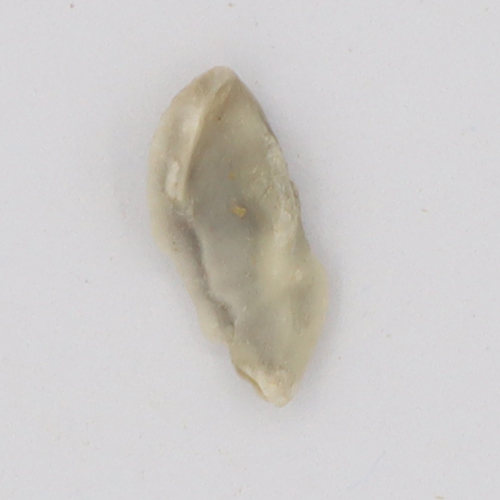
#> input picture archive/Broken/Broken_02.jpg, 500 x 500 px; its folder holds only this picture in this run
$ jupyter execute 02_features.ipynb   (older library calls are emulated)
#> lines starting #> are read from the running program, lines starting #| are printed output that depends on the picture; after the words box and inside, x2 and y2 are one past the last pixel; in counts of white or black regions, pixels touching at a corner belong together
# 02 - Extração e Análise de Features

## Objetivo
Extrair features manuais de cada grão de café segmentado, organizando-as em uma tabela X (features) e um vetor y (rótulos).

### Famílias de features extraídas:
1. **Forma**: area, perímetro, circularidade, solidez, extensão, excentricidade
2. **Momentos de Hu**: 7 momentos invariantes (escala logarítmica)
3. **Cor**: médias e desvios padrão RGB e HSV
4. **Textura**: 4 propriedades GLCM (contrast, homogeneity, energy, correlation)

[cell 1]
import os
import cv2
import numpy as np
import pandas as pd
import matplotlib.pyplot as plt
import seaborn as sns
from pathlib import Path
from skimage.feature import graycomatrix, graycoprops

# Caminhos — detecta a raiz do projeto automaticamente
_cwd = Path('.').resolve()
if (_cwd / 'archive').is_dir():
    PROJECT_ROOT = _cwd
elif (_cwd.parent / 'archive').is_dir():
    PROJECT_ROOT = _cwd.parent
else:
    raise FileNotFoundError("Não foi possível encontrar a pasta 'archive'. Execute o notebook a partir da raiz do projeto ou da pasta 'notebooks'.")

DATASET_DIR = PROJECT_ROOT / 'archive'
OUTPUT_DIR = PROJECT_ROOT / 'outputs'
OUTPUT_DIR.mkdir(parents=True, exist_ok=True)

def imread_safe(path):
    """Lê imagem suportando caminhos com caracteres especiais (ex: acentos no Windows)."""
    data = np.fromfile(str(path), dtype=np.uint8)
    return cv2.imdecode(data, cv2.IMREAD_COLOR)
#> returned value is the input picture: shape (500, 500, 3); mean B, G, R 201.2, 203.2, 206.1

# Classes
classes = sorted([d for d in os.listdir(DATASET_DIR) if (DATASET_DIR / d).is_dir()])
print(f'{len(classes)} classes: {classes}')

[cell 2]
# Função de segmentação (mesma do notebook 01)
def segmentar_grao(img_bgr):
    """Segmenta o grão de café usando Otsu + maior contorno."""
    gray = cv2.cvtColor(img_bgr, cv2.COLOR_BGR2GRAY)
    blurred = cv2.GaussianBlur(gray, (5, 5), 0)
    _, mask = cv2.threshold(blurred, 0, 255, cv2.THRESH_BINARY_INV + cv2.THRESH_OTSU)
#> mask: shape (500, 500); 15% white; 2 white regions (1 under 20 px), largest, box (x1, y1, x2, y2) and area: (151, 67, 332, 401) 37619
    kernel = cv2.getStructuringElement(cv2.MORPH_ELLIPSE, (5, 5))
    mask = cv2.morphologyEx(mask, cv2.MORPH_CLOSE, kernel, iterations=2)
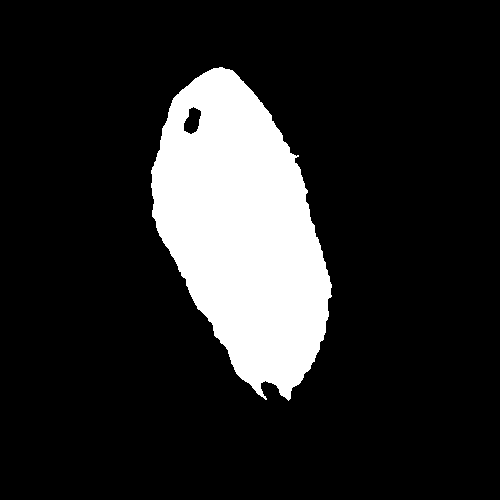
#> mask: shape (500, 500); 15.3% white; 1 white region, box (x1, y1, x2, y2) and area: (151, 67, 332, 401) 38176
    mask = cv2.morphologyEx(mask, cv2.MORPH_OPEN, kernel, iterations=1)
#> mask: shape (500, 500); 15.3% white; 1 white region
    contours, _ = cv2.findContours(mask, cv2.RETR_EXTERNAL, cv2.CHAIN_APPROX_SIMPLE)
#> contours = 1 contour; box (x1, y1, x2, y2) and area: (151, 67, 332, 400) 38074
    if contours:
        largest = max(contours, key=cv2.contourArea)
#> largest = contour of 384 points, box (x1, y1, x2, y2) (151, 67, 332, 400), area 38074
        mask_clean = np.zeros_like(mask)
        cv2.drawContours(mask_clean, [largest], -1, 255, -1)
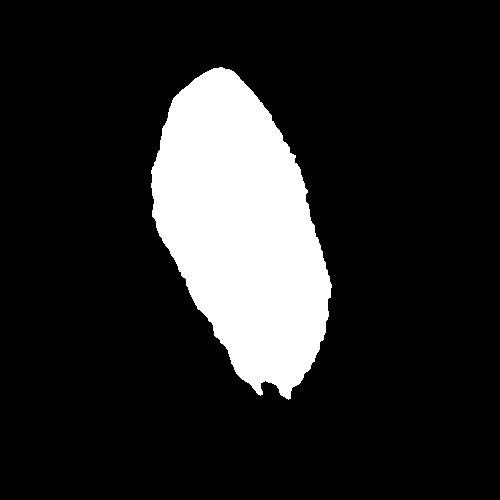
#> mask_clean: shape (500, 500); 15.4% white; 1 white region
        return mask_clean
    return mask

## Definição das funções de extração de features

[cell 3]
def extrair_features_forma(mask):
    """Extrai features de forma a partir da máscara binária."""
    contours, _ = cv2.findContours(mask, cv2.RETR_EXTERNAL, cv2.CHAIN_APPROX_SIMPLE)
    if not contours:
        return [0] * 6

    cnt = max(contours, key=cv2.contourArea)
#> cnt has the same summary as largest in segmentar_grao
    area = cv2.contourArea(cnt)
#> area = 38073.5
    perimeter = cv2.arcLength(cnt, True)
#> perimeter = 888.6

    # Circularidade: 4*pi*area / perimeter^2
    circularity = (4 * np.pi * area) / (perimeter ** 2) if perimeter > 0 else 0
#> circularity = 0.606

    # Solidez: area / area do convex hull
    hull = cv2.convexHull(cnt)
#> hull = contour of 41 points, box (x1, y1, x2, y2) (151, 67, 332, 400), area 39387
    hull_area = cv2.contourArea(hull)
#> hull_area = 39387
    solidity = area / hull_area if hull_area > 0 else 0
#> solidity = 0.967

    # Extensão: area / area do bounding rect
    x, y, w, h = cv2.boundingRect(cnt)
#> x = 151; y = 67; w = 181; h = 333
    rect_area = w * h
#> rect_area = 60273
    extent = area / rect_area if rect_area > 0 else 0
#> extent = 0.632

    # Excentricidade: via elipse ajustada
    if len(cnt) >= 5:
        ellipse = cv2.fitEllipse(cnt)
#> ellipse = ((241.3, 229.1), (148.9, 329.9), 163.2)
        (_, (MA, ma), _) = ellipse
#> MA = 148.9; ma = 329.9
        # MA = eixo maior, ma = eixo menor
        a = max(MA, ma) / 2
#> a = 165
        b = min(MA, ma) / 2
#> b = 74.47
        eccentricity = np.sqrt(1 - (b**2 / a**2)) if a > 0 else 0
#> eccentricity = 0.892
    else:
        eccentricity = 0

    return [area, perimeter, circularity, solidity, extent, eccentricity]

[cell 4]
def extrair_momentos_hu(mask):
    """Extrai os 7 momentos de Hu em escala logarítmica."""
    moments = cv2.moments(mask)
    hu_moments = cv2.HuMoments(moments).flatten()
    # Escala logarítmica (com sinal preservado)
    hu_log = -np.sign(hu_moments) * np.log10(np.abs(hu_moments) + 1e-10)
    return hu_log.tolist()

[cell 5]
def extrair_features_cor(img_bgr, mask):
    """Extrai features de cor (RGB e HSV) da região do grão."""
    # Converter para HSV
    img_hsv = cv2.cvtColor(img_bgr, cv2.COLOR_BGR2HSV)

    # Máscara booleana
    mask_bool = mask > 0

    features = []

    # Médias e desvios RGB
    for c in range(3):  # B, G, R
        channel = img_bgr[:, :, c]
        pixels = channel[mask_bool]
        if len(pixels) > 0:
            features.append(np.mean(pixels))
            features.append(np.std(pixels))
        else:
            features.extend([0, 0])

    # Médias e desvios HSV
    for c in range(3):  # H, S, V
        channel = img_hsv[:, :, c]
        pixels = channel[mask_bool]
        if len(pixels) > 0:
            features.append(np.mean(pixels))
            features.append(np.std(pixels))
        else:
            features.extend([0, 0])

    return features  # 12 features: mean_B, std_B, mean_G, std_G, mean_R, std_R, mean_H, std_H, mean_S, std_S, mean_V, std_V

[cell 6]
def extrair_features_textura(img_bgr, mask):
    """Extrai features de textura via GLCM (Gray-Level Co-occurrence Matrix)."""
    gray = cv2.cvtColor(img_bgr, cv2.COLOR_BGR2GRAY)

    # Aplicar máscara - pixels fora do grão ficam 0
    gray_masked = cv2.bitwise_and(gray, gray, mask=mask)

    # Recortar região de interesse (bounding box do grão)
    contours, _ = cv2.findContours(mask, cv2.RETR_EXTERNAL, cv2.CHAIN_APPROX_SIMPLE)
    if not contours:
        return [0] * 4

    cnt = max(contours, key=cv2.contourArea)
    x, y, w, h = cv2.boundingRect(cnt)
    roi = gray_masked[y:y+h, x:x+w]

    if roi.size == 0 or roi.shape[0] < 2 or roi.shape[1] < 2:
        return [0] * 4

    # Calcular GLCM
    # Quantizar para 64 níveis para reduzir ruído
    roi_quantized = (roi // 4).astype(np.uint8)

    glcm = graycomatrix(roi_quantized, distances=[1], angles=[0, np.pi/4, np.pi/2, 3*np.pi/4],
                        levels=64, symmetric=True, normed=True)

    # Extrair propriedades (média das 4 direções)
    contrast = graycoprops(glcm, 'contrast').mean()
    homogeneity = graycoprops(glcm, 'homogeneity').mean()
    energy = graycoprops(glcm, 'energy').mean()
    correlation = graycoprops(glcm, 'correlation').mean()

    return [contrast, homogeneity, energy, correlation]

## Extração de features para todo o dataset

Processamos todas as imagens, extraindo o vetor completo de features para cada grão.

[cell 7]
# Nomes das features
feature_names_forma = ['area', 'perimeter', 'circularity', 'solidity', 'extent', 'eccentricity']
feature_names_hu = [f'hu_{i}' for i in range(1, 8)]
feature_names_cor = ['mean_B', 'std_B', 'mean_G', 'std_G', 'mean_R', 'std_R',
                     'mean_H', 'std_H', 'mean_S', 'std_S', 'mean_V', 'std_V']
feature_names_textura = ['glcm_contrast', 'glcm_homogeneity', 'glcm_energy', 'glcm_correlation']

all_feature_names = feature_names_forma + feature_names_hu + feature_names_cor + feature_names_textura
print(f'Total de features: {len(all_feature_names)}')
print(f'  Forma: {len(feature_names_forma)}')
print(f'  Hu: {len(feature_names_hu)}')
print(f'  Cor: {len(feature_names_cor)}')
print(f'  Textura: {len(feature_names_textura)}')

[cell 8]
# Extrair features de todas as imagens
all_features = []
all_labels = []
all_filenames = []
erros = []

for cls in classes:
    img_paths = list((DATASET_DIR / cls).glob('*.jpg'))
    for img_path in img_paths:
        img = imread_safe(img_path)
        if img is None:
            erros.append(str(img_path))
            continue

        # Segmentar
        mask = segmentar_grao(img)

        # Verificar se segmentação foi válida
        if np.sum(mask > 0) < 100:  # muito poucos pixels
            erros.append(str(img_path))
            continue

        # Extrair features
        f_forma = extrair_features_forma(mask)
#> f_forma = [38073.5, 888.6, 0.606, 0.967, 0.632, 0.892]
        f_hu = extrair_momentos_hu(mask)
#> in extrair_momentos_hu, `moments = cv2.moments(mask)`: moments = moments, m00 9805770, centre m10/m00, m01/m00 = (241.6, 229.3)
#> in extrair_momentos_hu, `hu_moments = cv2.HuMoments(moments).flatten()`: hu_moments = [0.000834, 2.99e-07, 3.63e-12, 5.74e-13, 7.59e-25, 2.32e-16, 3.31e-25]
#> in extrair_momentos_hu, `hu_log = -np.sign(hu_moments) * np.log10(np.abs(hu_moments) + 1e-10)`: hu_log = [3.08, 6.52, 9.98, 10, 10, 10, 10]
#> f_hu = [3.08, 6.52, 9.98, 10, 10, 10, 10]
        f_cor = extrair_features_cor(img, mask)
#> after the loop in extrair_features_cor, `for c in range(3):`: features = [137.1, 18.3, 158.7, 17.04, 168.2, 16.69]
#> the loop in extrair_features_cor, `for c in range(3):` made 3 passes
#> pass 1, in extrair_features_cor, `channel = img_hsv[:, :, c]`:
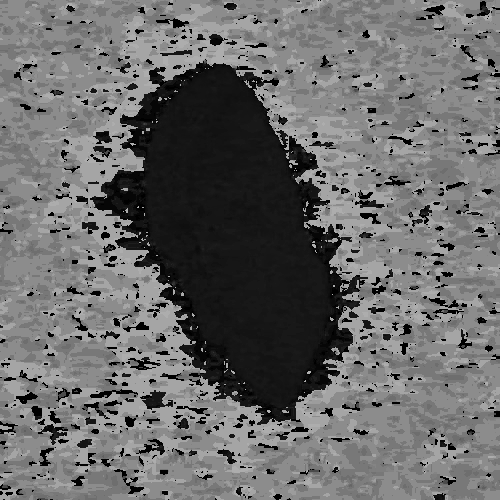
#> channel: shape (500, 500); min 0, max 177, mean 106.3
#> after the loop in extrair_features_cor, `for c in range(3):`: features = [137.1, 18.3, 158.7, 17.04, 168.2, 16.69, 21.94, 13.12, 47.65, 12.67, 168.2, 16.69]
#> f_cor has the same summary as features in extrair_features_cor
        f_textura = extrair_features_textura(img, mask)
#> in extrair_features_textura, `gray_masked = cv2.bitwise_and(gray, gray, mask=mask)`:
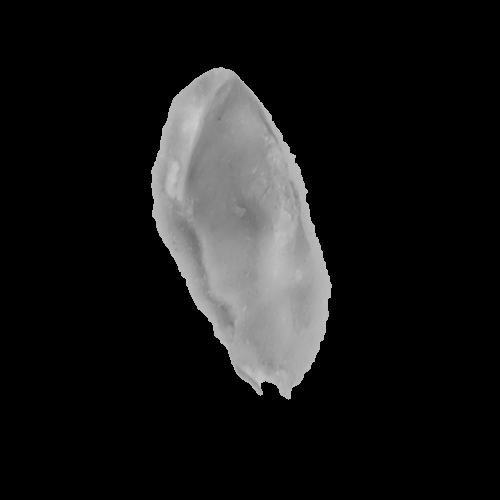
#> gray_masked: shape (500, 500); min 0, max 205, mean 24.5
#> in extrair_features_textura, `cnt = max(contours, key=cv2.contourArea)`: cnt has the same summary as largest in segmentar_grao
#> in extrair_features_textura, `x, y, w, h = cv2.boundingRect(cnt)`: x = 151; y = 67; w = 181; h = 333
#> in extrair_features_textura, `roi = gray_masked[y:y+h, x:x+w]`:
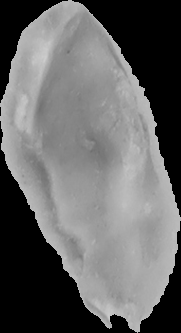
#> roi: shape (333, 181); min 0, max 205, mean 101.5
#> in extrair_features_textura, `roi_quantized = (roi // 4).astype(np.uint8)`:
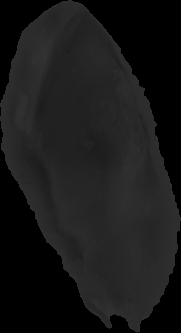
#> roi_quantized: shape (333, 181); min 0, max 51, mean 25.1
#> in extrair_features_textura, `contrast = graycoprops(glcm, 'contrast').mean()`: contrast = 22.7
#> in extrair_features_textura, `homogeneity = graycoprops(glcm, 'homogeneity').mean()`: homogeneity = 0.834
#> in extrair_features_textura, `energy = graycoprops(glcm, 'energy').mean()`: energy = 0.367
#> in extrair_features_textura, `correlation = graycoprops(glcm, 'correlation').mean()`: correlation = 0.969
#> f_textura = [22.7, 0.834, 0.367, 0.969]

        # Vetor completo
        feature_vector = f_forma + f_hu + f_cor + f_textura
#> feature_vector = 29 values, max 38073.5 at index 0, min 0.367 at index 27, mean 1374

        all_features.append(feature_vector)
        all_labels.append(cls)
        all_filenames.append(img_path.name)

print(f'Features extraídas: {len(all_features)} imagens')
#| Features extraídas: 2 imagens
print(f'Erros/falhas: {len(erros)} imagens')
if erros:
    print(f'  Exemplos: {erros[:5]}')

[cell 9]
# Criar DataFrames
X = pd.DataFrame(all_features, columns=all_feature_names)
#> X = table of 2 rows and 29 columns
y = pd.Series(all_labels, name='class')

print(f'Shape de X: {X.shape}')
#| Shape de X: (2, 29)
print(f'Shape de y: {y.shape}')
print(f'\nDistribuição das classes:')
print(y.value_counts().sort_index())

# Verificar NaN ou infinitos
print(f'\nNaN em X: {X.isna().sum().sum()}')
#| NaN em X: 0
print(f'Inf em X: {np.isinf(X.values).sum()}')
#| Inf em X: 0

# Substituir possíveis NaN/inf
X = X.replace([np.inf, -np.inf], 0)
X = X.fillna(0)

[cell 10]
# Salvar X.csv e y.csv
X.to_csv(str(OUTPUT_DIR / 'X.csv'), index=False)
y.to_csv(str(OUTPUT_DIR / 'y.csv'), index=False)

print(f'Arquivos salvos:')
print(f'  {OUTPUT_DIR / "X.csv"}')
print(f'  {OUTPUT_DIR / "y.csv"}')
print(f'\nPrimeiras linhas de X:')
X.head()
#> Out = table of 2 rows and 29 columns

## Análise exploratória das features

### Estatísticas descritivas

[cell 11]
# Estatísticas descritivas
X.describe().T
#> Out = table of 29 rows and 8 columns

### Boxplots por classe - Features de Forma

[cell 12]
# Boxplots - Features de Forma
df_plot = X[feature_names_forma].copy()
#> df_plot = table of 2 rows and 6 columns
df_plot['class'] = y.values

fig, axes = plt.subplots(2, 3, figsize=(18, 10))
axes = axes.ravel()

for i, feat in enumerate(feature_names_forma):
    sns.boxplot(data=df_plot, x='class', y=feat, ax=axes[i])
    axes[i].set_title(f'Distribuição: {feat}')
    axes[i].set_xticklabels(axes[i].get_xticklabels(), rotation=45, ha='right', fontsize=7)

plt.suptitle('Features de Forma por Classe', fontsize=14)
plt.tight_layout()
plt.savefig(str(OUTPUT_DIR / 'boxplot_forma.png'), dpi=150, bbox_inches='tight')
plt.show()

### Boxplots por classe - Features de Cor

[cell 13]
# Boxplots - Features de Cor (médias apenas, para clareza)
cor_medias = ['mean_B', 'mean_G', 'mean_R', 'mean_H', 'mean_S', 'mean_V']
df_plot_cor = X[cor_medias].copy()
#> df_plot_cor = table of 2 rows and 6 columns
df_plot_cor['class'] = y.values

fig, axes = plt.subplots(2, 3, figsize=(18, 10))
axes = axes.ravel()

for i, feat in enumerate(cor_medias):
    sns.boxplot(data=df_plot_cor, x='class', y=feat, ax=axes[i])
    axes[i].set_title(f'Distribuição: {feat}')
    axes[i].set_xticklabels(axes[i].get_xticklabels(), rotation=45, ha='right', fontsize=7)

plt.suptitle('Features de Cor (Médias) por Classe', fontsize=14)
plt.tight_layout()
plt.savefig(str(OUTPUT_DIR / 'boxplot_cor.png'), dpi=150, bbox_inches='tight')
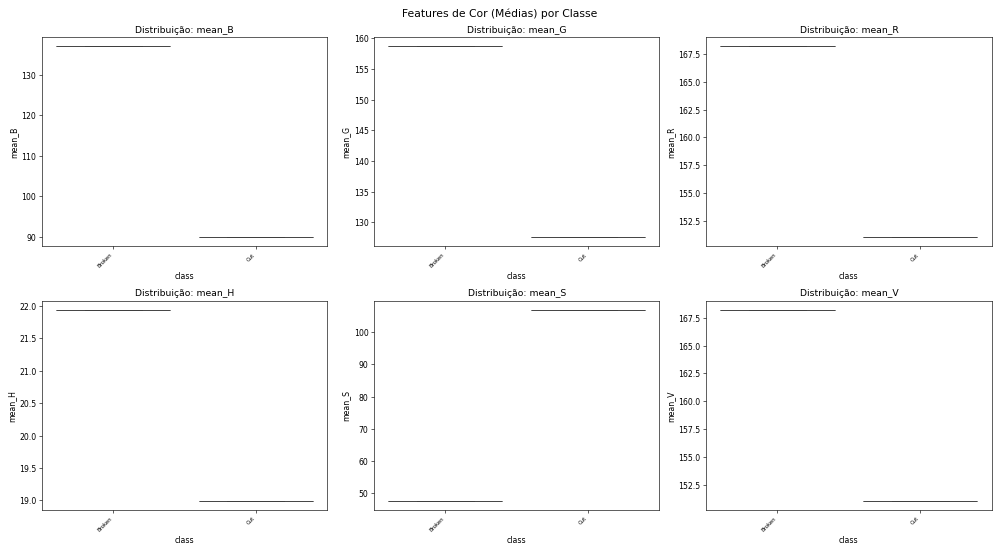
#> figure drawn by matplotlib, 6 panels
plt.show()

### Boxplots por classe - Features de Textura

[cell 14]
# Boxplots - Features de Textura
df_plot_tex = X[feature_names_textura].copy()
#> df_plot_tex = table of 2 rows and 4 columns
df_plot_tex['class'] = y.values

fig, axes = plt.subplots(2, 2, figsize=(14, 10))
axes = axes.ravel()

for i, feat in enumerate(feature_names_textura):
    sns.boxplot(data=df_plot_tex, x='class', y=feat, ax=axes[i])
    axes[i].set_title(f'Distribuição: {feat}')
    axes[i].set_xticklabels(axes[i].get_xticklabels(), rotation=45, ha='right', fontsize=7)

plt.suptitle('Features de Textura (GLCM) por Classe', fontsize=14)
plt.tight_layout()
plt.savefig(str(OUTPUT_DIR / 'boxplot_textura.png'), dpi=150, bbox_inches='tight')
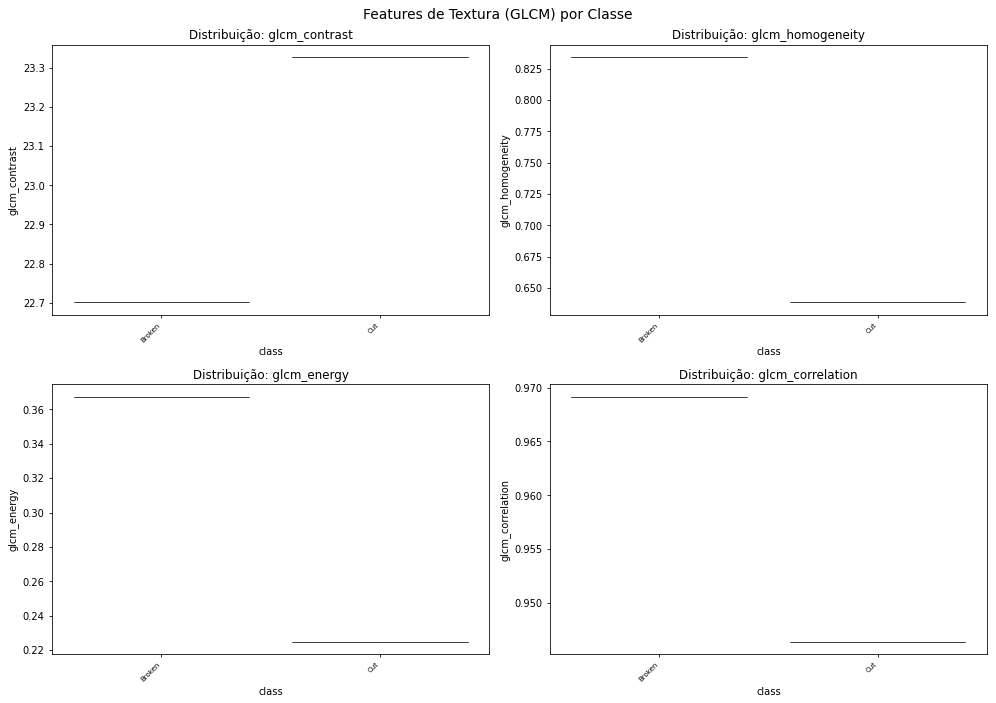
#> figure drawn by matplotlib, 4 panels
plt.show()

### Matriz de correlação entre features

[cell 15]
# Matriz de correlação
plt.figure(figsize=(16, 12))
corr_matrix = X.corr()
#> corr_matrix = table of 29 rows and 29 columns
sns.heatmap(corr_matrix, annot=False, cmap='coolwarm', center=0,
            xticklabels=all_feature_names, yticklabels=all_feature_names)
plt.title('Matriz de Correlação das Features')
plt.xticks(fontsize=7, rotation=45, ha='right')
plt.yticks(fontsize=7)
plt.tight_layout()
plt.savefig(str(OUTPUT_DIR / 'correlacao_features.png'), dpi=150, bbox_inches='tight')
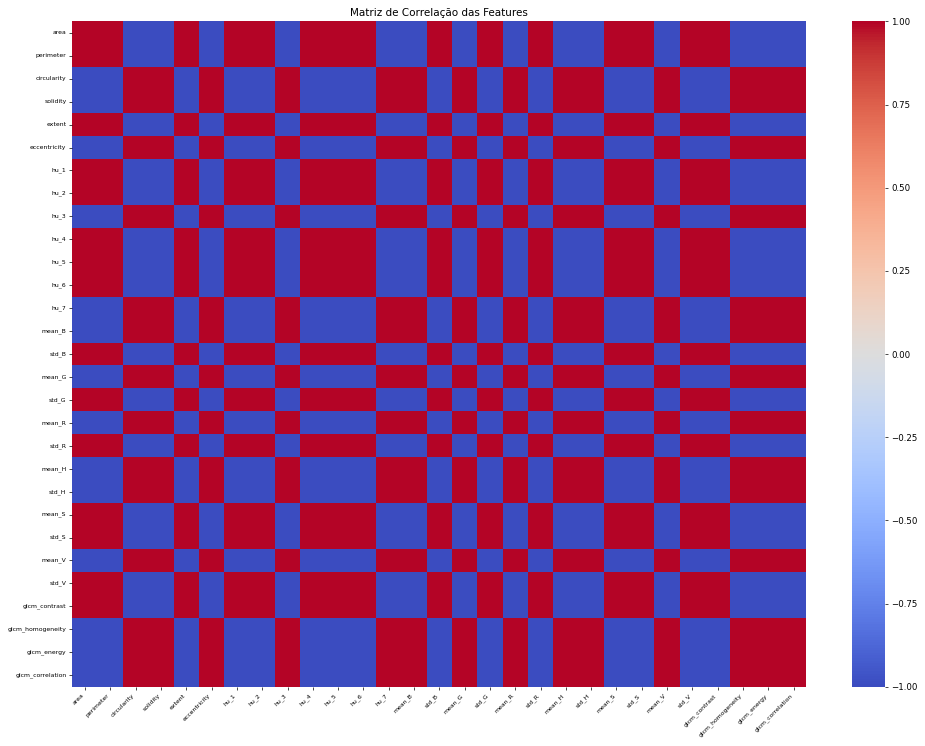
#> figure drawn by matplotlib, 2 panels
plt.show()

### Médias por classe - Comparação visual

[cell 16]
# Médias por classe para features selecionadas
df_full = X.copy()
#> df_full = table of 2 rows and 29 columns
df_full['class'] = y.values

medias_classe = df_full.groupby('class').mean()
#> medias_classe = table of 2 rows and 29 columns

# Heatmap de médias normalizadas
from sklearn.preprocessing import MinMaxScaler
scaler = MinMaxScaler()
medias_norm = pd.DataFrame(
    scaler.fit_transform(medias_classe),
    index=medias_classe.index,
    columns=medias_classe.columns
)
#> medias_norm = table of 2 rows and 29 columns

plt.figure(figsize=(18, 8))
sns.heatmap(medias_norm, cmap='YlOrRd', annot=False)
plt.title('Médias Normalizadas das Features por Classe')
plt.xlabel('Features')
plt.ylabel('Classes')
plt.xticks(fontsize=7, rotation=45, ha='right')
plt.tight_layout()
plt.savefig(str(OUTPUT_DIR / 'medias_por_classe.png'), dpi=150, bbox_inches='tight')
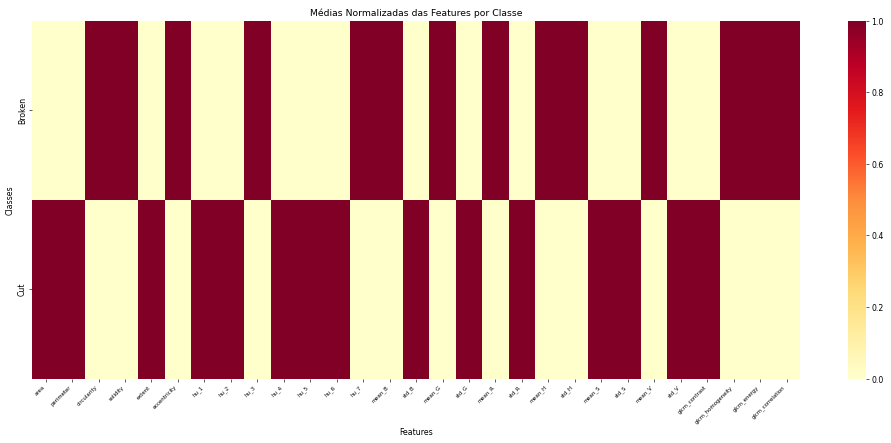
#> figure drawn by matplotlib, 2 panels
plt.show()

## Comentários sobre as features

### Quais features parecem separar melhor as classes?

Com base nos boxplots e na análise visual:

1. **Cor (mean_H, mean_S, mean_V)**: Diferentes defeitos apresentam colorações distintas. Grãos pretos (Full Black) têm valor (V) baixo; grãos imaturos têm matiz (H) diferenciada; grãos com fungos têm saturação alterada.

2. **Forma (area, circularity, solidity)**: Grãos quebrados (Broken, Shell) tendem a ter menor área e circularidade diferente de grãos inteiros. A solidez distingue grãos com concavidades (Cut, Husk).

3. **Textura (GLCM contrast, homogeneity)**: Grãos com danos de inseto ou fungo apresentam textura mais irregular (maior contraste, menor homogeneidade).

4. **Momentos de Hu**: Capturam diferenças de forma global (simetria, elongação) que ajudam a distinguir Shell/Husk de grãos inteiros.

### Conclusão
O vetor de 29 features captura informação complementar de forma, cor e textura, adequado para o problema de classificação de defeitos em grãos de café.

[cell 17]
print('Notebook 02 concluído.')
print(f'X.csv salvo com shape {X.shape}')
#| X.csv salvo com shape (2, 29)
